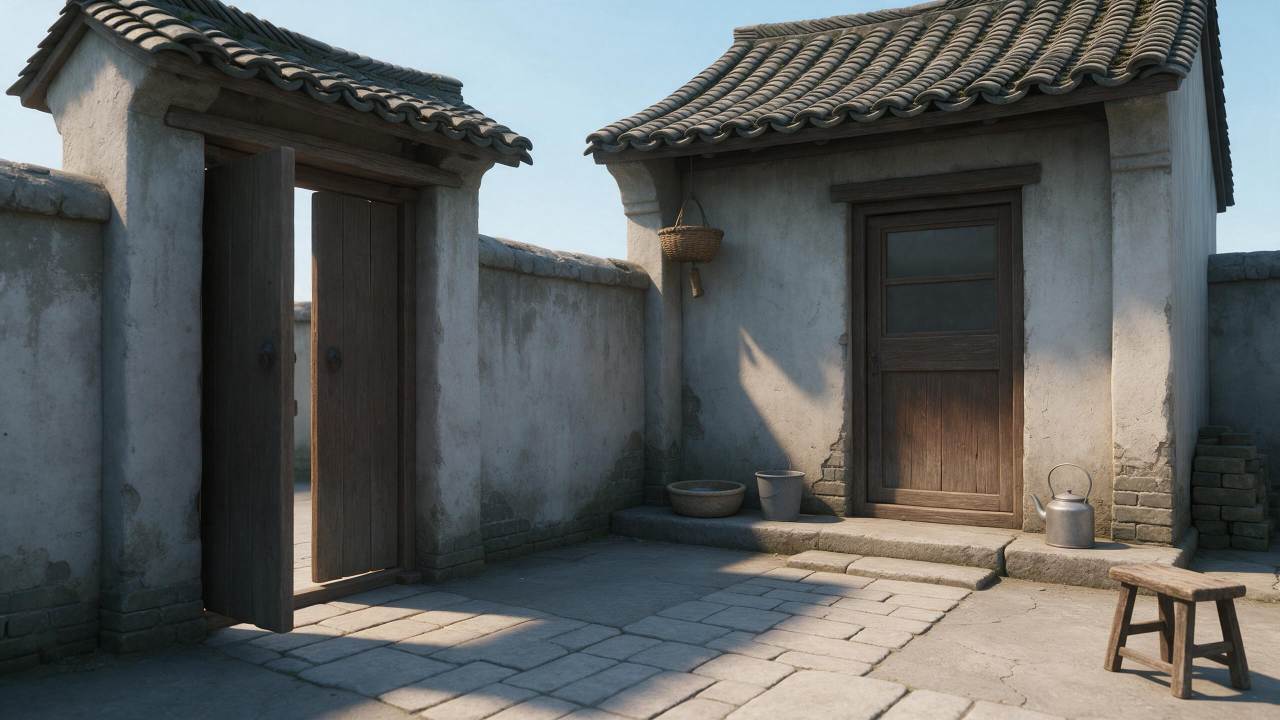
#> input picture skills/asset-image/resources/画风样张/S145.jpg, 2560 x 1440 px (shown at 1/2 size)
$ python feather_patch.py '../../skills/asset-image/resources/画风样张/S145.jpg' '../../skills/asset-image/resources/画风样张/C001_O57.png' '../../skills/asset-image/resources/画风样张/C001_O57.png' '../../skills/asset-image/resources/画风样张/C001_O57.png' 5
#> lines starting #> are read from the running program, lines starting #| are printed output that depends on the picture
# 局部修补羽化贴回：局部重画（遮罩比要修的地方大一圈）之后，只把中间那块贴回原图，边缘羽化，不留接缝线。
# 用法：python feather_patch.py 原图.png 重画图.png 输出.png x0,y0,x1,y1 [羽化像素=24]
#   x0..y1：要换掉的区域（0–1 画面比例），通常就是原来的窗口外框再大一点点；重画时用的遮罩应比它再大一圈。
import sys
from PIL import Image, ImageDraw, ImageFilter

src, fix, out, box = sys.argv[1:5]
feather = int(sys.argv[5]) if len(sys.argv) > 5 else 24
a = Image.open(src).convert('RGB'); b = Image.open(fix).convert('RGB').resize(a.size, Image.LANCZOS)
#> further down, a is the input picture: PIL image 2560x1440 RGB; mean R, G, B 93.7, 96.6, 95.7
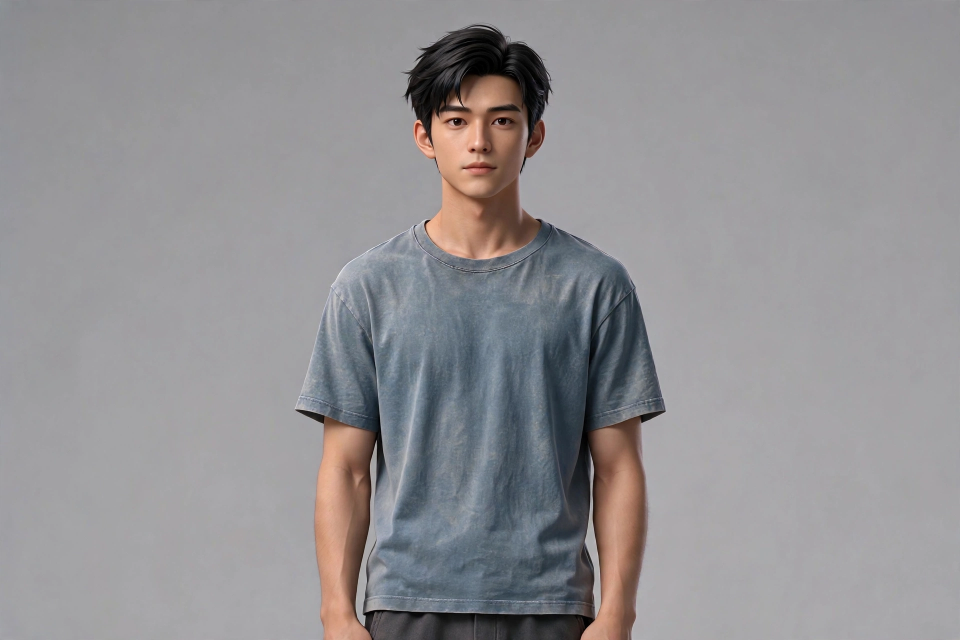
#> input picture skills/asset-image/resources/画风样张/C001_O57.png, 1920 x 1280 px (shown at 1/2 size)
#> after `b = Image.open(fix).convert('RGB').resize(a.size, Image.LANCZOS)`:
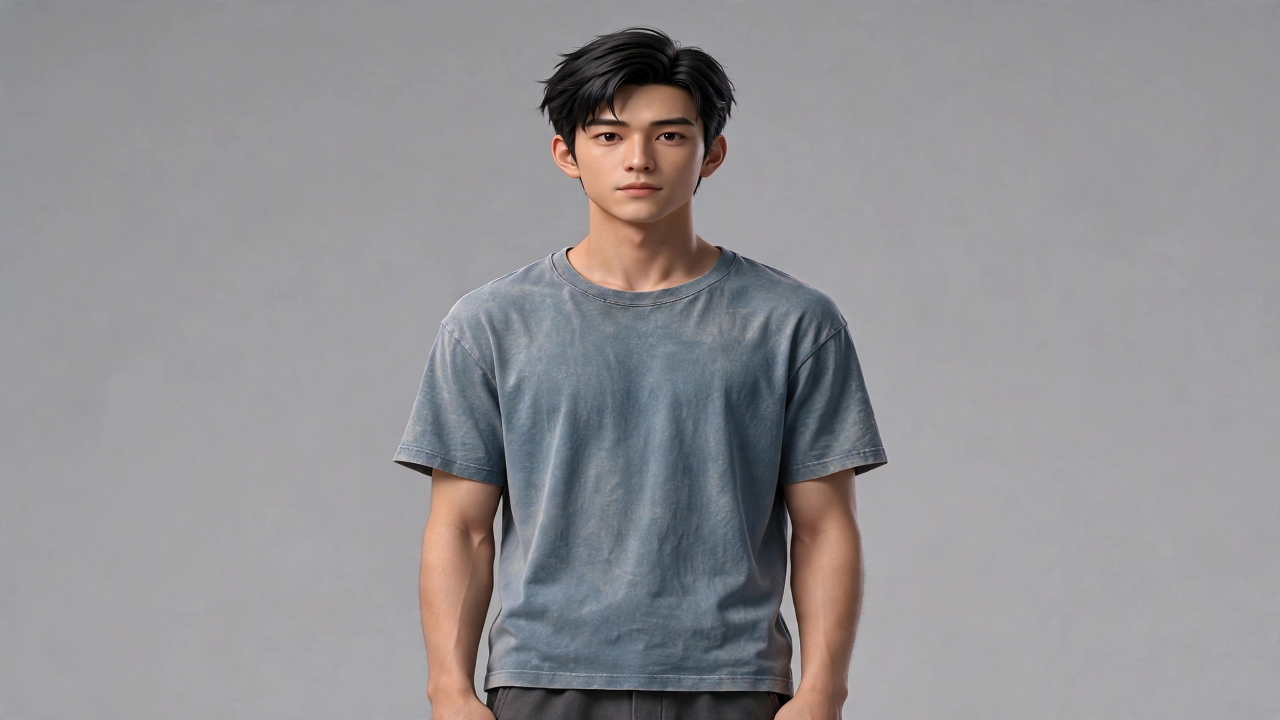
#> b: PIL image 2560x1440 RGB (shown at 1/2 size); mean R, G, B 146.9, 145.2, 147.7
W, H = a.size; x0, y0, x1, y1 = [float(v) for v in box.split(',')]
#> after `W, H = a.size`: W = 2560; H = 1440
#> (the run stopped early here; a loop or call above may not have finished)
